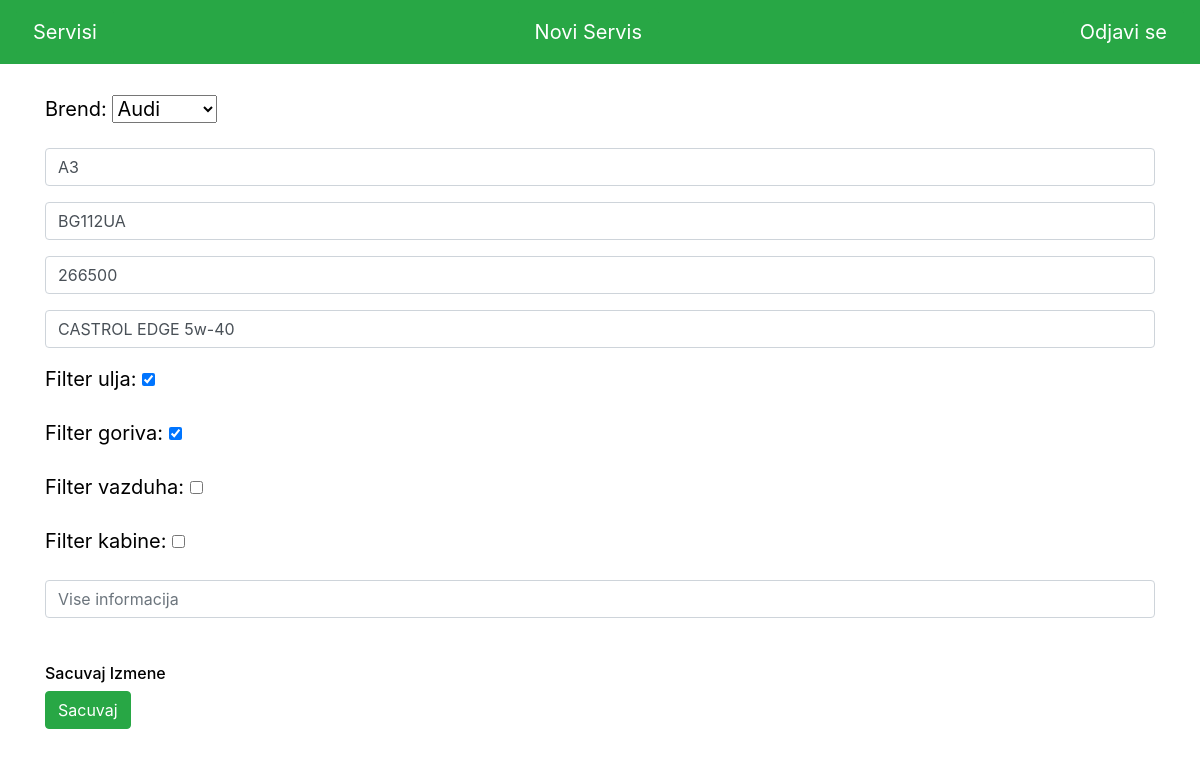
/3/update/ (signed in), run on the app's committed database.
### app/models.py (models this page shows, shortened)
class MaliServis(models.Model):
	user = models.ForeignKey(User, on_delete=models.CASCADE)
	ms_automobila = models.ForeignKey('Automobil', on_delete=models.CASCADE)
	model = models.CharField(max_length=20, null=True, blank=True)
	tablica = models.CharField(max_length=10, blank=True, null=True)
	kilometraza = models.IntegerField()
	ulje = models.CharField(max_length=30)
	filter_ulja = models.BooleanField()
	filter_goriva = models.BooleanField()
	filter_vazduha = models.BooleanField()
	filter_kabine = models.BooleanField()
	info = models.TextField(max_length=1000, blank=True, null=True)
	date = models.DateTimeField(default=datetime.now, null=True)
	class Meta:
		ordering = ['-date']

### app/views.py (the view)
# urls.py: path('<pk>/update/', views.update, name='update'),
def update(request, pk):
	mali_servis = MaliServis.objects.get(pk=pk)
	form = MaliServisForm(instance=mali_servis)
	if request.method == 'POST':
		form = MaliServisForm(request.POST, instance=mali_servis)
		if form.is_valid():
			form.save()
			sleep(1)
			return redirect('index')
	return render(request, 'update.html', {'mali_servis':mali_servis, 'form':form})

### app/forms.py
class MaliServisForm(forms.ModelForm):
	class Meta:
		model = MaliServis
		fields = (
			'user',
			'ms_automobila',
			'model',
			'tablica',
			'kilometraza',
			'ulje',
			'filter_ulja',
			'filter_goriva',
			'filter_vazduha',
			'filter_kabine',
			'info',
			)
		labels = {
			'ms_automobila':'Brend',
			'model':'',
			'tablica':'',
			'kilometraza':'',
			'ulje':'',
			'info':''
			}
		widgets = {
			'user':forms.TextInput(attrs={'class': 'form-control', 'value':'', 'id':'admin', 'type':'hidden'}),
			'tablica':forms.TextInput(attrs={'class':'form-control', 'placeholder':'Tablica'}),
			'kilometraza':forms.TextInput(attrs={'class':'form-control', 'placeholder':'Kilometraza'}),
			'ulje':forms.TextInput(attrs={'class':'form-control', 'placeholder':'Ulje'}),
			'info':forms.TextInput(attrs={'class':'form-control', 'placeholder':'Vise informacija'}),
			'model':forms.TextInput(attrs={'class':'form-control', 'placeholder':'Model'}),
		}

### app/models.py (called while the page is built)
	def __str__(self):
		return f'{self.marka}'

### app/templates/update.html (shortened to what this page needs)
{% extends 'base.html' %}
{% block content %}
{% if user.is_authenticated %}
	<div class="container">
		<form method="POST">
			{{ form.as_p }}
			<br>
			<h6 id="update"> Sacuvaj Izmene </h6>
			<button class="btn btn-success" onclick="changeText()"> Sacuvaj </button>
		</form>
	</div>
{% endif %}
{% endblock %}

### app/templates/base.html (style rules this page uses)
body { background-color: white; font-size: 20px; color: black; text-align: left; }

### data on the page
MaliServis: ms_automobila "Audi", model "A3", tablica "BG112UA", kilometraza "266500", ulje "CASTROL EDGE 5w-40", filter_ulja "☑", filter_goriva "☑"
